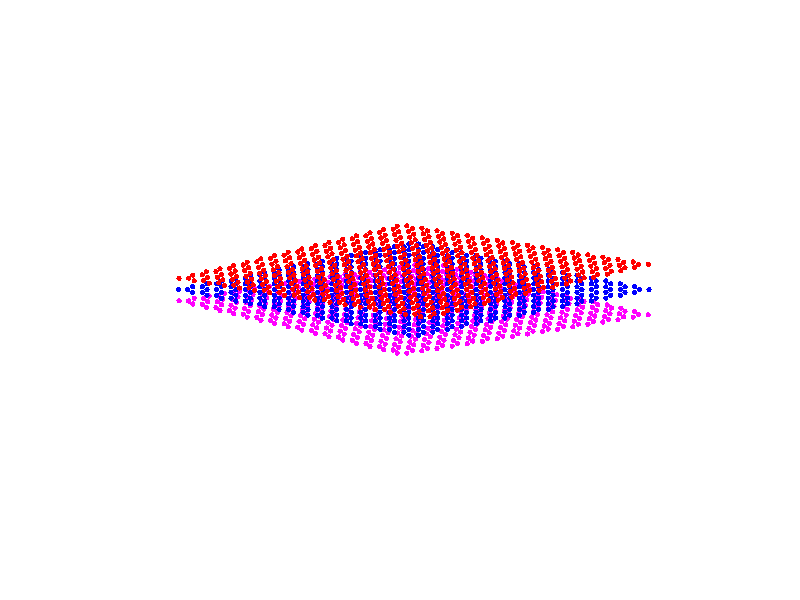

The MATLAB script that drew this image:
clc;
clear;
close all;

a = 1;                
theta = 5*pi/180;      
N = 8;              
d = 2;               

x = [];
y = [];

for i = -N:N
    for j = -N:N
        
        x1 = i*sqrt(3)*a + j*sqrt(3)/2*a;
        y1 = j*3/2*a;
        
        x = [x; x1];
        y = [y; y1];
        
        x = [x; x1 + sqrt(3)/2*a];
        y = [y; y1 + a/2];
        
    end
end

z_mid = zeros(size(x));

R1 = [cos(theta) -sin(theta); sin(theta) cos(theta)];
R2 = [cos(-theta) -sin(-theta); sin(-theta) cos(-theta)];

top = R1 * [x y]';
bottom = R2 * [x y]';

x_top = top(1,:)';
y_top = top(2,:)';
z_top = d*ones(size(x_top));

x_bot = bottom(1,:)';
y_bot = bottom(2,:)';
z_bot = -d*ones(size(x_bot));

figure
hold on

scatter3(x_top, y_top, z_top, 15, 'r', 'filled')     
scatter3(x, y, z_mid, 15, 'b', 'filled')             
scatter3(x_bot, y_bot, z_bot, 15, 'm', 'filled')     

axis equal
axis off     
view(30,20)
